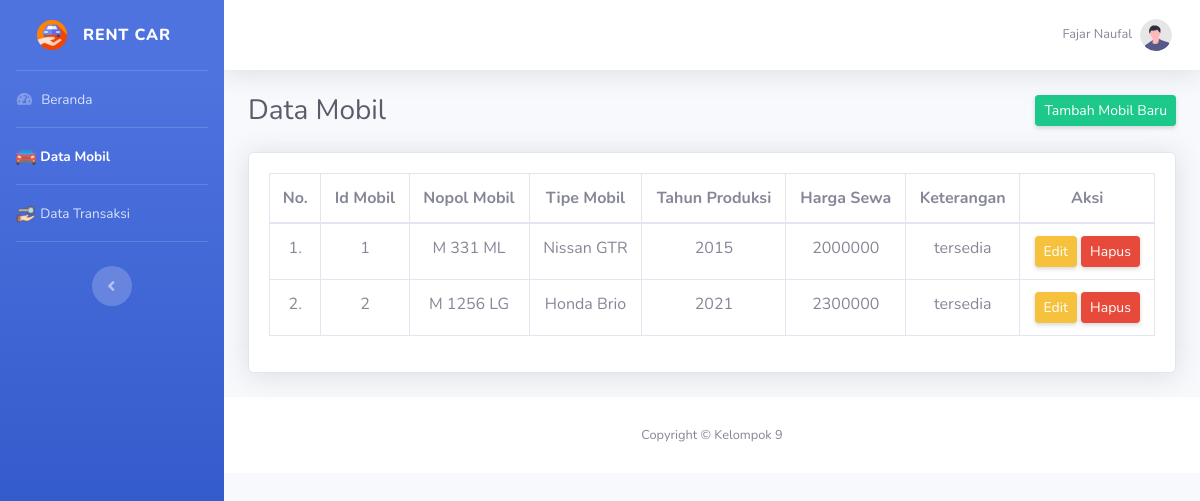
Screenshot of /data_mobil_admin.php (signed in) with the database file from the repository.
### tables this page shows
CREATE TABLE `mobil` (
  `id_mobil` int(11) NOT NULL,
  `nopol_mobil` varchar(100) NOT NULL,
  `tipe_mobil` varchar(100) NOT NULL,
  `tahun_produksi` int(11) NOT NULL,
  `harga_sewa` int(11) NOT NULL,
  `keterangan` varchar(100) NOT NULL
);

### data_mobil_admin.php (the view, shortened to what this page needs)
<!DOCTYPE html>
<?php
include "connection/koneksi.php";
$id = $_SESSION['id_admin'];
if(isset ($_SESSION['username'])){
    $query = "select * from admin natural join level_user where id_admin = $id";
    mysqli_query($conn, $query);
    $sql = mysqli_query($conn, $query);
    while($r = mysqli_fetch_array($sql)){
?>
<html lang="en">
<head>
    <link href="vendor/fontawesome-free/css/all.min.css" rel="stylesheet" type="text/css">
    <link href="css/sb-admin-2.min.css" rel="stylesheet">
    <link href="css/arabic.css" rel="stylesheet" >
</head>
<body id="page-top">
    <div id="wrapper">
        <ul class="navbar-nav bg-gradient-primary sidebar sidebar-dark accordion" id="accordionSidebar">
        <?php
            if($r['id_level'] == 1){
        ?>
            <a class="sidebar-brand d-flex align-items-center justify-content-center" href="beranda.php">
                <div class="sidebar-brand-icon rotate-n-15">
                    <img src="img/dashboard.png" width="30px" height="30px">
                </div>
                <div class="sidebar-brand-text mx-3">Rent Car</div>
            </a>
            <hr class="sidebar-divider my-0">
            <li class="nav-item active">
                <a class="nav-link" href="beranda.php">
                    <i class="fas fa-fw fa-tachometer-alt"></i>
                    <span>Beranda</span>
                </a>
            </li>
            <hr class="sidebar-divider my-0">
            <li class="nav-item">
                <a class="nav-link" href="data_mobil.php">
                    <i class="fas fa-fw fa-folder"></i>
                    <span>Data Mobil</span>
                </a>
            </li>
            <hr class="sidebar-divider my-0">
            <li class="nav-item">
                <a class="nav-link" href="peminjaman.php">
                    <i class="fas fa-fw fa-folder"></i>
                    <span>Penyewaan</span>
                </a>
            </li>
            <hr class="sidebar-divider my-0">
            <li class="nav-item">
                <a class="nav-link" href="pengembalian.php">
                    <i class="fas fa-fw fa-folder"></i>
                    <span>Pengembalian</span>
                </a>
            </li>
            <hr class="sidebar-divider my-0">
            <br>
            <div class="text-center d-none d-md-inline">
                <button class="rounded-circle border-0" id="sidebarToggle"></button>
            </div>
        <?php
            } else if($r['id_level'] == 2){
        ?>
            <a class="sidebar-brand d-flex align-items-center justify-content-center" href="beranda.php">
                <div class="sidebar-brand-icon">
                    <img src="img/icon.png" width="30px" height="30px">
                </div>
                <div class="sidebar-brand-text mx-3">Rent Car</div>
            </a>
            <hr class="sidebar-divider my-0">
            <li class="nav-item">
                <a class="nav-link" href="beranda.php">
                    <i class="fas fa-fw fa-tachometer-alt"></i>
                    <span>Beranda</span>
                </a>
            </li>
            <hr class="sidebar-divider my-0">
            <li class="nav-item active">
                <a class="nav-link" href="data_mobil_admin.php">
                    <img alt="Image placeholder" src="img/mobil.png">
                    <span>Data Mobil</span>
                </a>
            </li>
            <hr class="sidebar-divider my-0">
            <li class="nav-item">
                <a class="nav-link" href="data_transaksi.php">
                    <img alt="Image placeholder" src="img/pinjam.png">
                    <span>Data Transaksi</span>
                </a>
            </li>
            <hr class="sidebar-divider my-0">
            <br>
            <div class="text-center d-none d-md-inline">
                <button class="rounded-circle border-0" id="sidebarToggle"></button>
            </div>
        <?php
            }
        ?>
        </ul>
        <div id="content-wrapper" class="d-flex flex-column">
            <div id="content">
                <nav class="navbar navbar-expand navbar-light bg-white topbar mb-4 static-top shadow">
                    <ul class="navbar-nav ml-auto">
                        <li class="nav-item dropdown no-arrow">
                            <a class="nav-link dropdown-toggle" href="#" id="userDropdown" role="button"
                                data-toggle="dropdown" aria-haspopup="true" aria-expanded="false">
                                <span class="mr-2 d-none d-lg-inline text-gray-600 small"><?php echo $r['nama'];?></span>
                                <img class="img-profile rounded-circle"
                                    src="img/undraw_profile.svg">
                            </a>
                        </li>
                    </ul>
                </nav>
            <div class="container-fluid">
                <div class="d-sm-flex align-items-center justify-content-between mb-4">
                    <h1 class="h3 mb-0 text-gray-800">Data Mobil</h1>
                    <a href="tambah_mobil.php" class="d-none d-sm-inline-block btn btn-sm btn-success shadow-sm">Tambah Mobil Baru</a>
                </div>
                <section class="mar-top--x-3 mar-bottom--x-5">
                    <div class="card shadow mb-4">
                        <div class="card-body">
                            <div class="table-responsive">
                            <?php
                            $query_data_mobil = "SELECT * FROM mobil";
                            $sql_data_mobil = mysqli_query($conn, $query_data_mobil);
                            $no = 1;
                            ?>
                                <table class="table table-bordered" id="dataTable" width="100%" cellspacing="0">
                                    <thead align="center">
                                        <tr>
                                            <th>No.</th>
                                            <th>Id Mobil</th>
                                            <th>Nopol Mobil</th>
                                            <th>Tipe Mobil</th>
                                            <th>Tahun Produksi</th>
                                            <th>Harga Sewa</th>
                                            <th>Keterangan</th>
                                            <th>Aksi</th>
                                        </tr>
                                    </thead>
                                    <tbody align="center">
                                    <?php
                                        while($r_dt_mobil = mysqli_fetch_array($sql_data_mobil)){
                                    ?>
                                        <tr class="odd gradeX">
                                        <td><center><?php echo $no++; ?>.</center></td>
                                        <td><?php echo $r_dt_mobil['id_mobil']; ?></td>
                                        <td><?php echo $r_dt_mobil['nopol_mobil']; ?></td>
                                        <td><?php echo $r_dt_mobil['tipe_mobil']; ?></td>
                                        <td><?php echo $r_dt_mobil['tahun_produksi']; ?></td>
                                        <td><?php echo $r_dt_mobil['harga_sewa']; ?></td>
                                        <td><?php echo $r_dt_mobil['keterangan']; ?></td>
                                        <td>
                                        <button class="d-none d-sm-inline-block btn btn-sm btn-warning shadow-sm"data-toggle="modal" data-target="#editModal<?php echo $r_dt_mobil['id_mobil']; ?>">Edit</button>
                                            <button class="d-none d-sm-inline-block btn btn-sm btn-danger shadow-sm" data-toggle="modal" data-target="#hapusModal<?php echo $r_dt_mobil['id_mobil']; ?>">Hapus</button>
                                        </td>
                                        </tr>
                                    <?php
                                        }
                                    ?>
                                    </tbody>
                                </table>
                            </div>
                        </div>
                    </div>
                </section>
            </div>
            <footer class="sticky-footer bg-white">
                <div class="container my-auto">
                    <div class="copyright text-center my-auto">
                        <span>Copyright &copy; Kelompok 9</span>
                    </div>
                </div>
            </footer>
        </div>
    </div>
</body>
</html>
<?php
  }
} else {
  header('location: logout.php');
}
?>

### rows the page displays
mobil: id_mobil "1", nopol_mobil "M 331 ML", tipe_mobil "Nissan GTR", tahun_produksi "2015", harga_sewa "2000000", keterangan "tersedia"
mobil: id_mobil "2", nopol_mobil "M 1256 LG", tipe_mobil "Honda Brio", tahun_produksi "2021", harga_sewa "2300000", keterangan "tersedia"

### other values shown
$r['nama'] "Fajar Naufal"
